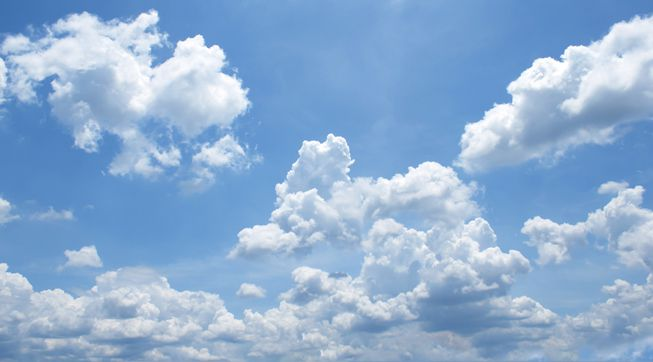
#> input picture dom/dom1/clouds.jpg, 653 x 362 px
$ python contrastStretching.py
#> lines starting #> are read from the running program, lines starting #| are printed output that depends on the picture
import cv2
import numpy as np
import numba
import time
from matplotlib import pyplot as plt

@numba.jit(nopython=True,cache=True)
def contrastStretching(img, x1, x2, y1, y2):
    ics = np.zeros_like(img)
    for i in range(img.shape[0]):
        for j in range(img.shape[1]):
            x = img[i, j]
            if x >= 0 and x < x1:
                ics[i, j] = y1/x1*x
            elif x >= x1 and x < x2:
                ics[i, j] = (y2-y1)/(x2-x1)*(x-x1)+y1
            elif x >= x2 and x <= 255:
                ics[i, j] = (255-y2)/(255-x2)*(x-x2)+y2

    return ics


imagePath = input("Enter image path: ")
#> the answer given: clouds.jpg

x1 = int(input("Enter x1: "))
#> the answer given: 3
x2 = int(input("Enter x2: "))
#> the answer given: 3
y1 = int(input("Enter y1: "))
#> the answer given: 3
y2 = int(input("Enter y2: "))
#> the answer given: 3

img = cv2.imread(imagePath, 0)
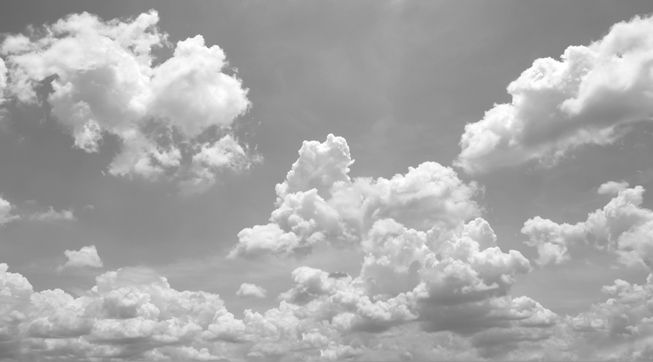
#> img: shape (362, 653); min 105, max 255, mean 169.1

# Old slow code
'''
start_time = time.time()
h, w = img.shape
ics = np.zeros((h, w), np.uint8)
for i in range(1, h):
    for j in range(1, w):
        x = img.item(i, j)
        if x >= 0 and x < x1:
            ics.itemset((i, j), y1/x1*x)
        elif x >= x1 and x < x2:
            ics.itemset((i, j), (y2-y1)/(x2-x1)*(x-x1)+y1)
        elif x >= x2 and x <= 255:
            ics.itemset((i, j), (255-y2)/(255-x2)*(x-x2)+y2)
elapsed_time = time.time() - start_time
print(elapsed_time)
'''
# Numpy code
'''
start_time = time.time()
ics = np.zeros_like(img)
low_band = (img >=0) & (img < x1)
ics[low_band] = y1/x2 * img[low_band]
middle_band = (img >= x1) & (img < x2)
ics[middle_band] = (y2-y1)/(x2-x1)*(img[middle_band]-x1)+y1
high_band = (img >= x2) & (img <= 255)
ics[high_band] = (255-y2)/(255-x2)*(img[high_band]-x2)+y2
elapsed_time = time.time() - start_time
print(elapsed_time)
'''

start_time = time.time()
# Numba fastest code compiles to c code with cache
ics=contrastStretching(img,x1,x2,y1,y2)
elapsed_time = time.time() - start_time
print("Contrast Stretching compile time: "+ str(elapsed_time))

cv2.imwrite("contrast.png", ics)

fig = plt.gcf()
fig.canvas.set_window_title("Contrast Stretching")
plt.figure(1)

plt.subplot(221)
plt.xticks([])
plt.yticks([])
plt.title("Original")
plt.imshow(img, "gray")

plt.subplot(222)

plt.hist(img.ravel(), 256, [0, 256])

plt.subplot(223)
plt.xticks([])
plt.yticks([])
plt.title("Contrast Stretching")
plt.imshow(ics, "gray")

plt.subplot(224)
plt.hist(ics.ravel(), 256, [0, 256])

plt.show()
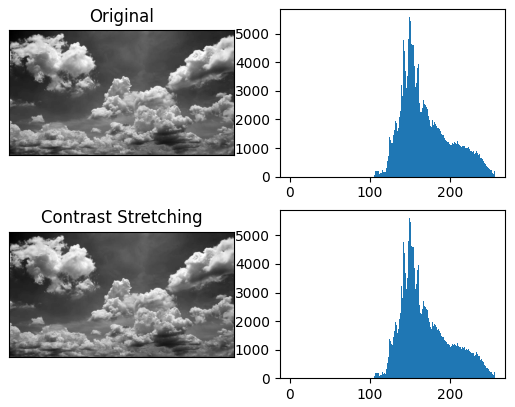
#> figure drawn by matplotlib, 4 panels; panel 2: tallest bar 5604 high, from x = 149 to 150; panel 4: tallest bar 5604 high, from x = 149 to 150
